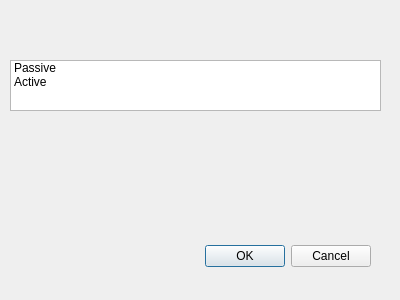
<?xml version="1.0" encoding="UTF-8"?>
<ui version="4.0">
 <class>SelectScan</class>
 <widget class="QDialog" name="SelectScan">
  <property name="geometry">
   <rect>
    <x>0</x>
    <y>0</y>
    <width>400</width>
    <height>300</height>
   </rect>
  </property>
  <property name="minimumSize">
   <size>
    <width>400</width>
    <height>300</height>
   </size>
  </property>
  <property name="maximumSize">
   <size>
    <width>400</width>
    <height>300</height>
   </size>
  </property>
  <property name="windowTitle">
   <string>Dialog</string>
  </property>
  <widget class="QDialogButtonBox" name="buttonBox">
   <property name="geometry">
    <rect>
     <x>30</x>
     <y>240</y>
     <width>341</width>
     <height>32</height>
    </rect>
   </property>
   <property name="orientation">
    <enum>Qt::Horizontal</enum>
   </property>
   <property name="standardButtons">
    <set>QDialogButtonBox::Cancel|QDialogButtonBox::Ok</set>
   </property>
  </widget>
  <widget class="QListWidget" name="listofScans">
   <property name="geometry">
    <rect>
     <x>10</x>
     <y>60</y>
     <width>371</width>
     <height>51</height>
    </rect>
   </property>
   <item>
    <property name="text">
     <string>Passive</string>
    </property>
   </item>
   <item>
    <property name="text">
     <string>Active</string>
    </property>
   </item>
  </widget>
 </widget>
 <resources/>
 <connections>
  <connection>
   <sender>buttonBox</sender>
   <signal>accepted()</signal>
   <receiver>SelectScan</receiver>
   <slot>accept()</slot>
   <hints>
    <hint type="sourcelabel">
     <x>248</x>
     <y>254</y>
    </hint>
    <hint type="destinationlabel">
     <x>157</x>
     <y>274</y>
    </hint>
   </hints>
  </connection>
  <connection>
   <sender>buttonBox</sender>
   <signal>rejected()</signal>
   <receiver>SelectScan</receiver>
   <slot>reject()</slot>
   <hints>
    <hint type="sourcelabel">
     <x>316</x>
     <y>260</y>
    </hint>
    <hint type="destinationlabel">
     <x>286</x>
     <y>274</y>
    </hint>
   </hints>
  </connection>
 </connections>
</ui>
